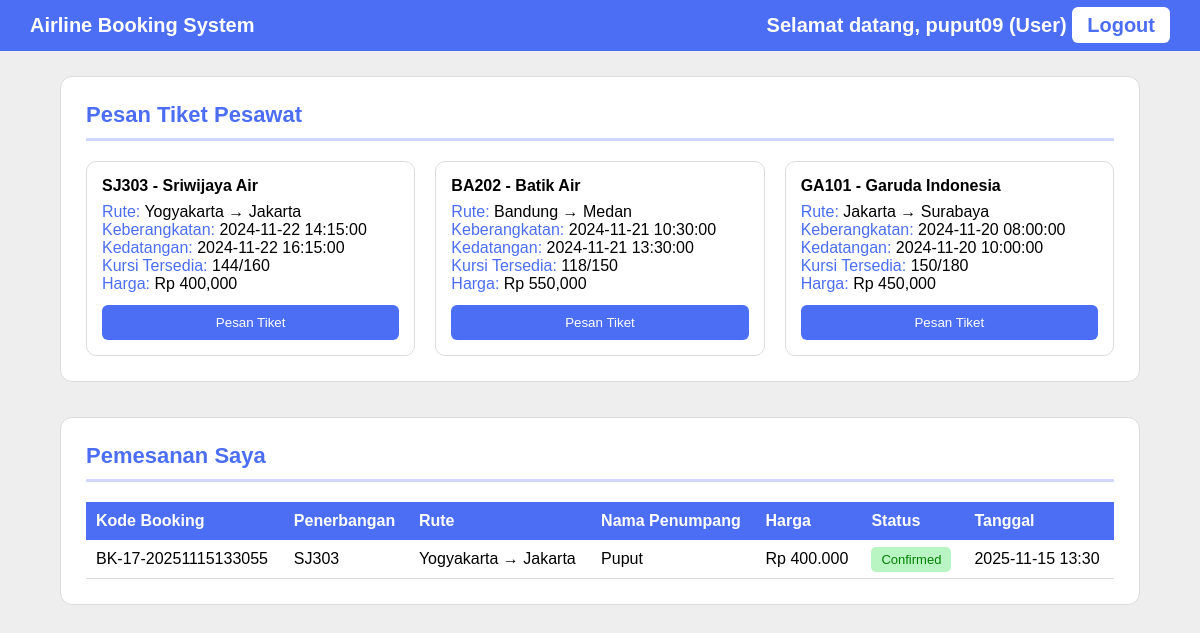
The app's page /airline/dashboard_user.php (signed in) with its own data.
### tables this page shows
CREATE TABLE `flights` (
  `id` int(11) NOT NULL,
  `flight_code` varchar(20) DEFAULT NULL,
  `origin` varchar(50) DEFAULT NULL,
  `destination` varchar(50) DEFAULT NULL,
  `depart_datetime` datetime DEFAULT NULL,
  `arrive_datetime` datetime DEFAULT NULL,
  `price` int(11) DEFAULT 0,
  `status` enum('Scheduled','Completed','Cancelled') DEFAULT 'Scheduled',
  `seats_total` int(11) DEFAULT 180,
  `seats_available` int(11) DEFAULT 180,
  `airline` varchar(100) NOT NULL,
  `airline_name` varchar(100) DEFAULT NULL
);

CREATE TABLE `bookings` (
  `id` int(11) NOT NULL,
  `user_id` int(11) NOT NULL,
  `flight_id` int(11) NOT NULL,
  `passenger_name` varchar(100) DEFAULT NULL,
  `passenger_id` varchar(50) DEFAULT NULL,
  `booked_at` timestamp NOT NULL DEFAULT current_timestamp(),
  `nama_penumpang` varchar(100) DEFAULT NULL,
  `idcard` varchar(100) DEFAULT NULL,
  `deleted` tinyint(1) NOT NULL DEFAULT 0,
  `kode_booking` varchar(50) DEFAULT NULL
);

### airline/dashboard_user.php (the view, shortened to what this page needs)
<?php
include "connection.php";
$uid = $_SESSION['user']['id'];
?>
<!DOCTYPE html>
<html>
<head>
</head>
<body>
<div class="navbar">
    Airline Booking System
    <div>
        Selamat datang, <?= $_SESSION['user']['username'] ?> (User)
        <a class="logout-btn" href="logout.php">Logout</a>
    </div>
</div>
<div class="container">
    <div class="section-box">
        <div class="title">Pesan Tiket Pesawat</div>
        <div class="divider"></div>
        <div class="flight-flex">
            <?php
            $q = $koneksi->query("SELECT * FROM flights");
            while($f = $q->fetch_assoc()):
            ?>
            <div class="flight-card">
                <div class="flight-title"><?= $f['flight_code'] ?> - <?= $f['airline_name'] ?></div>
                <div><span class="blue-text">Rute:</span> <?= $f['origin'] ?> → <?= $f['destination'] ?></div>
                <div><span class="blue-text">Keberangkatan:</span> <?= $f['depart_datetime'] ?></div>
                <div><span class="blue-text">Kedatangan:</span> <?= $f['arrive_datetime'] ?></div>
                <div><span class="blue-text">Kursi Tersedia:</span> <?= $f['seats_available'] ?>/<?= $f['seats_total'] ?></div>
                <div><span class="blue-text">Harga:</span> Rp <?= number_format($f['price']) ?></div>
                <a href="booking/book_ticket.php?id=<?= $f['id'] ?>">
                    <button class="btn-blue">Pesan Tiket</button>
                </a>
            </div>
            <?php endwhile; ?>
        </div>
    </div>
<div class="section-box">
    <div class="title">Pemesanan Saya</div>
    <div class="divider"></div>
<?php
$book = $koneksi->query("
    SELECT
        b.*,
        f.flight_code,
        f.origin,
        f.destination,
        f.price AS harga
    FROM bookings b
    JOIN flights f ON f.id = b.flight_id
    WHERE b.user_id = $uid
    ORDER BY b.id DESC
");
if ($book->num_rows == 0) {
    echo "
        <p style='
            padding:15px;
            font-size:16px;
            background:#f4f6ff;
            border-left:5px solid #4b6ef5;
            border-radius:6px;
        '>
            Anda belum melakukan pemesanan apapun.
        </p>
    ";
} else {
    echo '
    <table>
        <tr>
            <th>Kode Booking</th>
            <th>Penerbangan</th>
            <th>Rute</th>
            <th>Nama Penumpang</th>
            <th>Harga</th>
            <th>Status</th>
            <th>Tanggal</th>
        </tr>
    ';
    while ($b = $book->fetch_assoc()) {
        echo "
        <tr>
            <td>{$b['kode_booking']}</td>
            <td>{$b['flight_code']}</td>
            <td>{$b['origin']} → {$b['destination']}</td>
            <td>{$b['nama_penumpang']}</td>
            <td>Rp " . number_format($b['harga'], 0, ',', '.') . "</td>
            <td><span class='status'>Confirmed</span></td>
            <td>" . ($b['tanggal'] ?? date('Y-m-d H:i')) . "</td>
        </tr>";
    }
    echo "</table>";
}
?>
</div>
</body>
</html>

### airline/dashboard_user.php (style rules this page uses)
body { margin:0; font-family: Arial; background:#eeeeee; }
.navbar { background:#4b6ef5; padding:14px 30px; color:white; font-size:20px; display:flex; justify-content:space-between; align-items:center; font-weight:bold; }
.logout-btn { background:white; padding:7px 15px; border-radius:6px; text-decoration:none; color:#4b6ef5; font-weight:bold; }
.container { width:90%; max-width:1200px; margin:25px auto; }
.section-box { background:white; padding:25px; border-radius:12px; border:1px solid #dcdcdc; margin-bottom:35px; }
.title { font-size:22px; font-weight:bold; color:#4b6ef5; margin-bottom:10px; }
.divider { width:100%; height:3px; background:#d0d7ff; margin-bottom:20px; }
.flight-flex { display:flex; gap:20px; justify-content:space-between; }
.flight-card { flex:1; background:white; border:1px solid #dcdcdc; border-radius:10px; padding:15px; }
.flight-title { font-size:16px; font-weight:bold; margin-bottom:8px; }
.blue-text { color:#4b6ef5; }
.btn-blue { width:100%; background:#4b6ef5; color:white; border:none; padding:10px 0; border-radius:6px; cursor:pointer; margin-top:12px; }
table { width:100%; border-collapse: collapse; }
th { background:#4b6ef5; color:white; padding:10px; text-align:left; }
td { padding:10px; border-bottom:1px solid #dcdcdc; background:white; }
.status { background:#b8f5c2; color:green; padding:5px 10px; border-radius:5px; font-size:13px; }

### records on screen
flights: flight_code "SJ303", airline_name "Sriwijaya Air", origin "Yogyakarta", destination "Jakarta", depart_datetime "2024-11-22 14:15:00", arrive_datetime "2024-11-22 16:15:00", seats_available "144", seats_total "160", price "400,000"
flights: flight_code "BA202", airline_name "Batik Air", origin "Bandung", destination "Medan", depart_datetime "2024-11-21 10:30:00", arrive_datetime "2024-11-21 13:30:00", seats_available "118", seats_total "150", price "550,000"
flights: flight_code "GA101", airline_name "Garuda Indonesia", origin "Jakarta", destination "Surabaya", depart_datetime "2024-11-20 08:00:00", arrive_datetime "2024-11-20 10:00:00", seats_available "150", seats_total "180", price "450,000"
bookings: kode_booking "BK-17-20251115133055", flight.flight_code "SJ303", flight.origin "Yogyakarta", flight.destination "Jakarta", nama_penumpang "Puput", flight.price "400.000", tanggal "2025-11-15 13:30"

### other values on screen
$_SESSION['user']['username'] "puput09"
